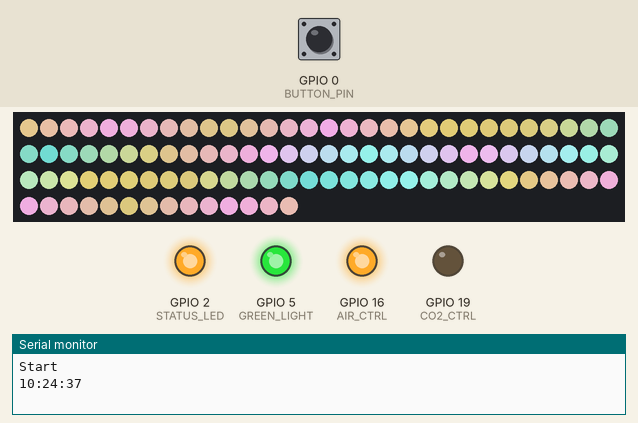
Bench run of a sketch on a simulated ESP32. On the bench: 104 RGB LEDs in strip order, left to right, continuing on the next row, output pins drawn as LEDs (lit = HIGH), the last lines printed to the serial monitor. The test bench sets the inputs (shaded band); at power-on: GPIO 0 (BUTTON_PIN) HIGH. WiFi joins after 1.5 s; servers stay silent unless stated; network time is answered at once with the bench clock; the local clock reads 2024-03-15 10:24:30 at power-on unless the sketch sets it.

Above: at 7.52 s.
At 15.58 s:
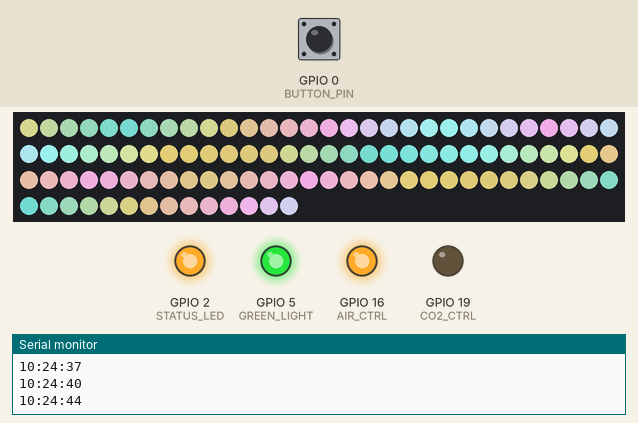
At 23.65 s:
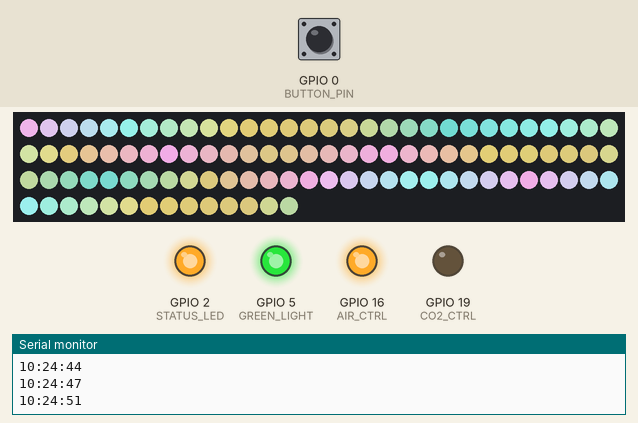
At 39.88 s:
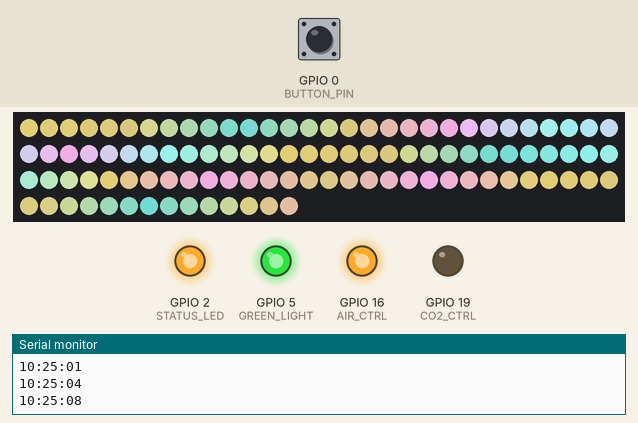
Timing chart, 0 to 40.0 s (numbered marks = the images above):
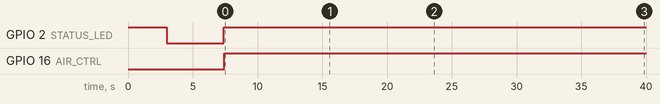

Measured:
- by itself, GPIO 2 (STATUS_LED): HIGH → LOW at 3.0 s, → HIGH 4.4 s later
- by itself, GPIO 16 (AIR_CTRL): LOW → HIGH at 7.4 s

The sketch:

FishTank.ino
```cpp
#include <NTPClient.h>
#include <WiFi.h>
#include <WiFiUdp.h>
#include <FastLED.h>
#include "Shared.h"
#include "led_ctl.h"


const char *ssid     = "SkyNet";
const char *password = "thec@k3isalie";
#define TIMEZONE_OFFSET_CST -21600 //6hours//November
#define TIMEZONE_OFFSET_CDT -18000 //5hours//March
#define MS_UNTIL_MODE_RETURN 1200000 //20 minutes

bool wifiUp=false;

WiFiUDP ntpUDP;
// By default 'pool.ntp.org' is used with 60 seconds update interval and
// no offset
NTPClient timeClient(ntpUDP,TIMEZONE_OFFSET_CST);
bool ntpStarted = false;
static RUNNING_MODE globalMode=mode_normal;
RUNNING_MODE GetMode(void){return globalMode;}

LED_CTL ledctl;

void eventTriggers(unsigned int hours, unsigned int minutes);
void buttonModeChange(unsigned int ms);

void checkNTP(){
  if(WiFi.status() == WL_CONNECTED){
    digitalWrite(STATUS_LED,1);
    wifiUp=true;
    if(!ntpStarted){
      timeClient.begin();
      ntpStarted=true;
    }
  }else{
    digitalWrite(STATUS_LED,0);
    wifiUp=false;
  }

  timeClient.update();
}

void setup(){
  pinMode(STATUS_LED,OUTPUT);
  pinMode(GREEN_LIGHT,OUTPUT);
  pinMode(AIR_CTRL,OUTPUT);
  pinMode(CO2_CTRL,OUTPUT);
  pinMode(BUTTON_PIN,INPUT);

  digitalWrite(STATUS_LED,HIGH);
  Serial.begin(115200);
  Serial.println("Start");

  ledctl.led_setup();

  WiFi.setHostname("FishTank");
  WiFi.begin(ssid, password);

  digitalWrite(GREEN_LIGHT,HIGH);
  digitalWrite(AIR_CTRL,LOW );
  digitalWrite(STATUS_LED,LOW);
  digitalWrite(CO2_CTRL,LOW);
  delay( 1000 );
}

void loop(){
  static int ms=0;
  if(ms>=1000){
    checkNTP();
    eventTriggers(timeClient.getHours()%24,timeClient.getMinutes()%60);
    ledctl.updateTime(timeClient.getHours()%24,timeClient.getMinutes()%60);

    Serial.println(timeClient.getFormattedTime());
    ms=0;
  }
  ms++;
  buttonModeChange(millis());
  ledctl.led_loop(millis());
  //Using FastLED.delay() for the dithering.
  FastLED.delay(1);
}


void eventTriggers(unsigned int hours, unsigned int minutes){
#if 1
  /*********************************************************
  GREEN LIGHT
  *********************************************************/
  if((hours>=8 && hours <=23) || (GetMode()!=mode_normal)){
    digitalWrite(GREEN_LIGHT,HIGH);
  }else{
    digitalWrite(GREEN_LIGHT,LOW);
  }

  /*********************************************************
  AIR CONTROL
  *********************************************************/
  if(
    (GetMode()==mode_demo) ||
    ((hours>=8 && hours <=23)
      && minutes<30)
  ){
    digitalWrite(AIR_CTRL,HIGH);
  }else{
    digitalWrite(AIR_CTRL,LOW);
  }

  /*********************************************************
  C02 CONTROL
  Duty cycle 1/10, pressure built up in line will
  dissipate over the following 9 minutes. Keeps solenoid
  from getting hot.
  *********************************************************/
  if((hours>=8 && hours <22)
    && ((minutes%10)==0)
  ){
    //Using CO2 active high so if power goes out then CO2 stops.
    digitalWrite(CO2_CTRL,HIGH);
  }else{
    digitalWrite(CO2_CTRL,LOW);
  }
#endif
}

void buttonModeChange(unsigned int ms)
{
  static bool lastButtonRead=true;
  static unsigned int resetMarkPoint;
  bool val = digitalRead(BUTTON_PIN);

  if(lastButtonRead!=val && val==0)
  {
    int next = (int)globalMode;
    next += 1;
    next %= (int)MODE_COUNT;
    globalMode = (RUNNING_MODE)next;
    resetMarkPoint=ms;
  }
  lastButtonRead = val;

  if(globalMode!=mode_normal && (MS_UNTIL_MODE_RETURN<(ms-resetMarkPoint)))
  {
    globalMode=mode_normal;
  }
}
```

Shared.h
```cpp
#ifndef _SHARED_H
#define _SHARED_H

#define GREEN_LIGHT 5
#define AIR_CTRL 16
#define LED_PIN 23
#define STATUS_LED 2
#define CO2_CTRL 19
#define BUTTON_PIN 0

enum RUNNING_MODE
{
  mode_normal=0,
  mode_bright,
  mode_demo,
  MODE_COUNT,
};

RUNNING_MODE GetMode(void);

#endif
```

led_ctl.cpp
```cpp
#include <FastLED.h>
#include <math.h>
#include "led_ctl.h"
#include "Shared.h"


#define NUM_LEDS    104
#define BRIGHTNESS  230
#define LED_TYPE    WS2812B
#define COLOR_ORDER GRB
CRGB leds[NUM_LEDS];

#define UPDATES_PER_SECOND 100

// This example shows several ways to set up and use 'palettes' of colors
// with FastLED.
//
// These compact palettes provide an easy way to re-colorize your
// animation on the fly, quickly, easily, and with low overhead.
//
// USING palettes is MUCH simpler in practice than in theory, so first just
// run this sketch, and watch the pretty lights as you then read through
// the code.  Although this sketch has eight (or more) different color schemes,
// the entire sketch compiles down to about 6.5K on AVR.
//
// FastLED provides a few pre-configured color palettes, and makes it
// extremely easy to make up your own color schemes with palettes.
//
// Some notes on the more abstract 'theory and practice' of
// FastLED compact palettes are at the bottom of this file.

/*
 * Pre-def pallets
 * CloudColors_p
 * LavaColors_p
 * OceanColors_p
 * ForestColors_p
 * HeatColors_p
 */

CRGBPalette16 currentPalette;
TBlendType    currentBlending;

const CRGBPalette16 fall_color{
  0x5db3ad,
  0x9efff8,
  0xccba6a,
  0xffb8f4,

  0xb3a466,
  0xffb8f4,
  0xccba6a,
  0xb3a466,

  0x5db3ad,
  0xb3a466,
  0xffb8f4,
  0x9efff8,

  0xffb8f4,
  0x9efff8,
  0xccba6a,
  0xb3a466,
};

const CRGBPalette16 venom_color{
  0x8419b3,
  0xffc754,
  0xc43bff,
  0x1bcc7a,

  0x20b36f,
  0x1bcc7a,
  0xc43bff,
  0xffc754,

  0x8419b3,
  0x20b36f,
  0x1bcc7a,
  0xffc754,

  0xc43bff,
  0x8419b3,
  0x20b36f,
  0x8419b3,

};

void LED_CTL::led_setup() {
    delay( 3000 ); // power-up safety delay
    FastLED.addLeds<LED_TYPE, LED_PIN, COLOR_ORDER>(leds, NUM_LEDS).setCorrection( TypicalLEDStrip );
    FastLED.setBrightness(  BRIGHTNESS );

    currentPalette = CloudColors_p;
    currentBlending = LINEARBLEND;
}


void LED_CTL::led_loop(unsigned int ms)
{
    if(ms - this->lastUpdate >= UPDATES_PER_SECOND){
      this->lastUpdate = ms;

      static uint8_t startIndex = 0;
      startIndex = startIndex + 1; /* motion speed */

      FillLEDsFromPaletteColors( startIndex);

      FastLED.show();
    }
}

void LED_CTL::FillLEDsFromPaletteColors( uint8_t colorIndex)
{
    for( int i = 0; i < NUM_LEDS; i++) {
        leds[i] = ColorFromPalette( currentPalette, colorIndex, brightnessMax, currentBlending);
        colorIndex += 3;
    }
}

int linear(int pos, int st, int nd, int x1, int x2){
  pos-=st;
  nd-=st;
  double t = pos;
  t/=nd;
  int rate = x2-x1;
  return (x1 + (rate*t));
}

int protectedLinear(int pos, int st, int nd, int x1, int x2){
  int ret = linear(pos,st,nd,x1,x2);
  if(ret>BRIGHTNESS){
    return BRIGHTNESS;
  }
  if(ret<0){
    return 0;
  }
  return ret;
}

uint8_t LED_CTL::calculateLight(int hour, int minute){
  if(GetMode()==mode_demo){
    return BRIGHTNESS;
  }
    switch(hour){
      case 0:
      return protectedLinear(minute,
        0,60,
        ((BRIGHTNESS*2)/3),0);
      break;
      case 1:
      case 2:
      case 3:
      case 4:
      case 5:
      case 6:
      default:
      return 0;
      case 7:
      case 8:
      return protectedLinear((hour*60)+minute,
        (7*60),(9*60),
        0,BRIGHTNESS);
      case 9:
      case 10:
      case 11:
      case 12:
      case 13:
      case 14:
      case 15:
      case 16:
      case 17:
      case 18:
      case 19:
      case 20:
      case 21:
      case 22:
      return BRIGHTNESS;
      case 23:
      return protectedLinear((hour*60)+minute,
        (23*60),(24*60),
        BRIGHTNESS,((BRIGHTNESS*2)/3));
    }
}

void LED_CTL::updateTime(int hour, int minute){
  if(minute != lastMinute || hour != lastHour){
    brightnessMax = calculateLight(hour,minute);
    lastMinute = minute;
    lastHour = hour;

    //currentPalette = LavaColors_p;
    #if 1
    switch(hour){
      default:
      case 3:
      case 4:
      case 5:
      case 6:
      case 7:
      case 8:
      case 9:
      case 10:
      case 11:
      case 12:
      case 13:
      case 14:
      case 15:
      case 16:
      case 17:
      case 18:
      case 19:
      case 20:
      case 21:
        currentPalette = fall_color;
        break;
      case 0:
      case 1:
      case 2:
      case 22:
      case 23:
        currentPalette = venom_color;
        break;
    }
    #endif
  }
}
```

led_ctl.h
```cpp
#ifndef LED_CTL_H
#define LED_CTL_H

void led_setup();
void led_loop();

class LED_CTL{
  public:
    LED_CTL(){};
    void led_setup();
    void led_loop(unsigned int ms);
    void updateTime(int hour, int minute);
  private:
    unsigned int lastUpdate=0;
    int lastMinute = 0;
    int lastHour = 0;
    uint8_t brightnessMax=0;
    uint8_t calculateLight(int hour, int minute);
    void FillLEDsFromPaletteColors(uint8_t colorIndex);
    void SetupTotallyRandomPalette();
    void SetupBlackAndWhiteStripedPalette();
    void SetupPurpleAndGreenPalette();
};

#endif
```
